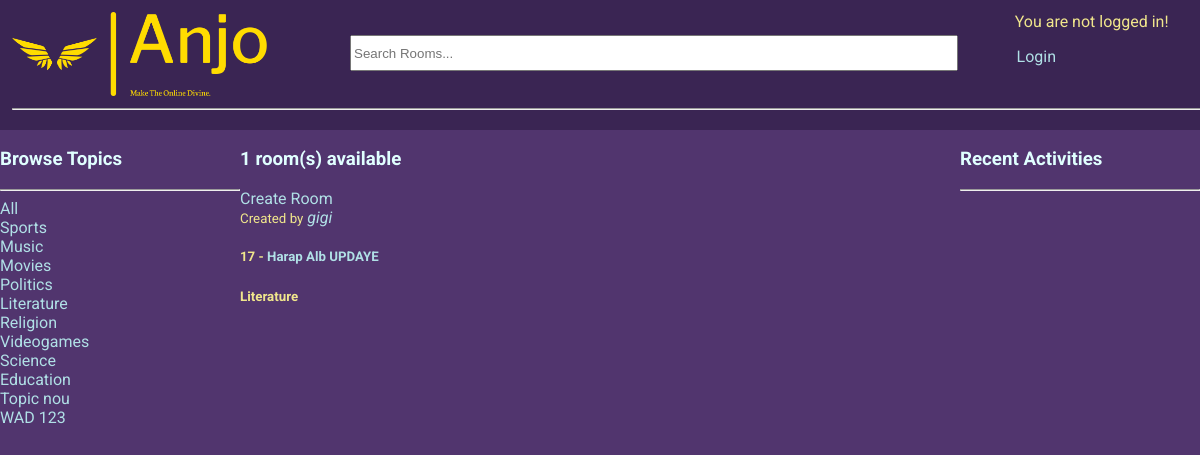
/?q=Literature, run on the app's committed database.
### base/models.py (models this page shows, shortened)
class Topic(models.Model):
    name = models.CharField(max_length=200, unique=True)

class Room(models.Model):
    host = models.ForeignKey(User, on_delete=models.SET_NULL, null=True)
    topic = models.ForeignKey(Topic, on_delete=models.SET_NULL, null=True)
    name = models.CharField(max_length=200)
    description = models.TextField(null=True, blank=True)
    participants = models.ManyToManyField(User, related_name='participants', blank=True) # the users currently active in the room
    updated = models.DateTimeField(auto_now=True)
    created = models.DateTimeField(auto_now_add=True)
    class Meta:
        ordering = ['-updated', '-created'] # newest updated item should come first

### base/views.py (the view)
# urls.py: path('', views.home, name="home"),
def home(request):
    q = request.GET.get('q') if request.GET.get('q') != None else ''
    rooms = Room.objects.filter(
        Q(topic__name__icontains=q) |
        Q(name__icontains=q) |
        Q(description__icontains=q)
        )
    topics = Topic.objects.filter()
    room_count = rooms.count()
    room_messages = Message.objects.filter(
        Q(room__topic__name__icontains=q)
        )
    context = {'rooms':rooms, 'topics': topics, 'room_count': room_count, 'room_messages': room_messages}
    return render(request, 'base/home.html', context)

### base/templates/base/home.html (shortened to what this page needs)
{% extends 'main.html' %}
{% block content %}
<div class="home-container">
    <div>
        {% include 'base/topics_component.html' %}
    </div>
    <div>
        <h3>{{room_count}} room(s) available</h3>
        <a href="{% url 'create-room' %}">Create Room</a>
        {% include 'base/feed_component.html' %}
    </div>
    <div>
        {% include 'base/activity_component.html' %}
    </div>
</div>
{% endblock content %}

### base/templates/base/topics_component.html (shortened to what this page needs)
<h3>Browse Topics</h3>
        <hr>
        <div>
            <a href="{% url 'home' %}">All</a>
        </div>
        {% for topic in topics %}
            <div>
                <a href="{% url 'home' %}?q={{topic.name}}">{{topic.name}}</a>
            </div>
        {% endfor %}

### base/templates/base/feed_component.html (shortened to what this page needs)
<div>
    {% for room in rooms %}
        <div class="feed-container">
            <span>
                <small>Created by</small> <i><a href="{% url 'user-profile' room.host.id %}">{{room.host.username}}</a></i>
            </span>
            <h5>{{room.id}} - <a href="{% url 'room' room.id %}">{{room.name}}</a></h5>
            <small><b>{{room.topic.name}}</b></small>
        </div>
    {% endfor %}
</div>

### static/css/main.css (style rules this page uses)
:root { font-family: 'Roboto','Franklin Gothic Medium', 'Arial Narrow', Arial, sans-serif; }
body { background-color: rgb(81, 53, 110); color: khaki; margin: 0; width: 100vw; height: 100vh; }
h3 { color: lightcyan; }
a { text-decoration: none; }
a:link { color: powderblue; }

### base/templates/base/home.html (style rules this page uses)
.home-container { display: grid; grid-template-columns: 1fr 3fr 1fr; }

### data on the page
Topic: name "Sports"
Topic: name "Music"
Topic: name "Movies"
Topic: name "Politics"
Topic: name "Literature"
Topic: name "Religion"
Topic: name "Videogames"
Topic: name "Science"
Topic: name "Education"
Topic: name "Topic nou"
Topic: name "WAD 123"
Room: host.username "gigi", id "17", name "Harap Alb UPDAYE", topic.name "Literature"

### other printed values
{{ room_count }} "1"
